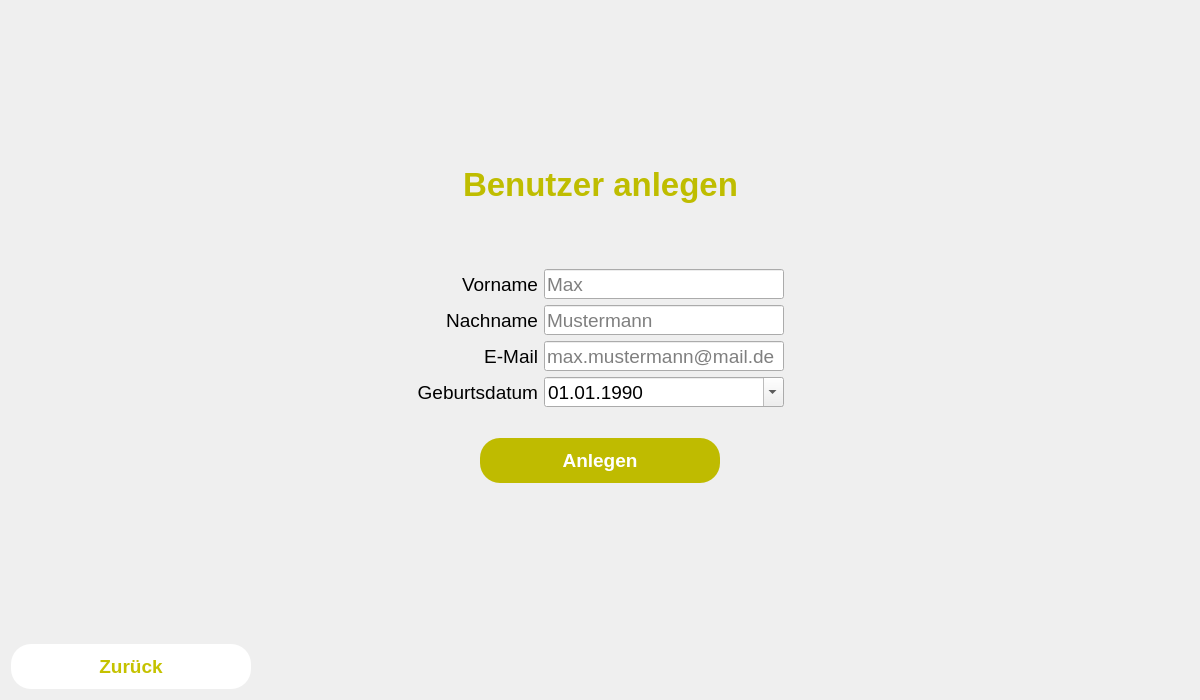
<?xml version="1.0" encoding="UTF-8"?>
<ui version="4.0">
 <class>CreateUserView</class>
 <widget class="QWidget" name="CreateUserView">
  <property name="geometry">
   <rect>
    <x>0</x>
    <y>0</y>
    <width>1200</width>
    <height>700</height>
   </rect>
  </property>
  <property name="windowTitle">
   <string>meinHaushalt</string>
  </property>
  <layout class="QVBoxLayout" name="verticalLayout_4">
   <item>
    <layout class="QVBoxLayout" name="verticalLayout_3">
     <item>
      <spacer name="verticalSpacer">
       <property name="orientation">
        <enum>Qt::Vertical</enum>
       </property>
       <property name="sizeHint" stdset="0">
        <size>
         <width>20</width>
         <height>40</height>
        </size>
       </property>
      </spacer>
     </item>
     <item>
      <layout class="QHBoxLayout" name="horizontalLayout_2">
       <item>
        <spacer name="horizontalSpacer_4">
         <property name="orientation">
          <enum>Qt::Horizontal</enum>
         </property>
         <property name="sizeHint" stdset="0">
          <size>
           <width>40</width>
           <height>20</height>
          </size>
         </property>
        </spacer>
       </item>
       <item>
        <widget class="QLabel" name="label">
         <property name="font">
          <font>
           <pointsize>25</pointsize>
           <weight>75</weight>
           <bold>true</bold>
          </font>
         </property>
         <property name="styleSheet">
          <string notr="true">QLabel {
color: rgb(191, 189, 0)
}</string>
         </property>
         <property name="text">
          <string>Benutzer anlegen</string>
         </property>
        </widget>
       </item>
       <item>
        <spacer name="horizontalSpacer_3">
         <property name="orientation">
          <enum>Qt::Horizontal</enum>
         </property>
         <property name="sizeHint" stdset="0">
          <size>
           <width>40</width>
           <height>20</height>
          </size>
         </property>
        </spacer>
       </item>
      </layout>
     </item>
     <item>
      <layout class="QHBoxLayout" name="horizontalLayout">
       <property name="topMargin">
        <number>60</number>
       </property>
       <item>
        <spacer name="horizontalSpacer">
         <property name="orientation">
          <enum>Qt::Horizontal</enum>
         </property>
         <property name="sizeHint" stdset="0">
          <size>
           <width>40</width>
           <height>20</height>
          </size>
         </property>
        </spacer>
       </item>
       <item>
        <layout class="QVBoxLayout" name="verticalLayout">
         <property name="spacing">
          <number>6</number>
         </property>
         <item>
          <widget class="QLabel" name="label_4">
           <property name="font">
            <font>
             <pointsize>14</pointsize>
            </font>
           </property>
           <property name="text">
            <string>Vorname</string>
           </property>
           <property name="alignment">
            <set>Qt::AlignRight|Qt::AlignTrailing|Qt::AlignVCenter</set>
           </property>
          </widget>
         </item>
         <item>
          <widget class="QLabel" name="label_5">
           <property name="font">
            <font>
             <pointsize>14</pointsize>
            </font>
           </property>
           <property name="text">
            <string>Nachname</string>
           </property>
           <property name="alignment">
            <set>Qt::AlignRight|Qt::AlignTrailing|Qt::AlignVCenter</set>
           </property>
          </widget>
         </item>
         <item>
          <widget class="QLabel" name="label_2">
           <property name="font">
            <font>
             <pointsize>14</pointsize>
            </font>
           </property>
           <property name="text">
            <string>E-Mail</string>
           </property>
           <property name="alignment">
            <set>Qt::AlignRight|Qt::AlignTrailing|Qt::AlignVCenter</set>
           </property>
          </widget>
         </item>
         <item>
          <widget class="QLabel" name="label_6">
           <property name="font">
            <font>
             <pointsize>14</pointsize>
            </font>
           </property>
           <property name="text">
            <string>Geburtsdatum</string>
           </property>
           <property name="alignment">
            <set>Qt::AlignRight|Qt::AlignTrailing|Qt::AlignVCenter</set>
           </property>
          </widget>
         </item>
        </layout>
       </item>
       <item>
        <layout class="QVBoxLayout" name="verticalLayout_2">
         <property name="spacing">
          <number>6</number>
         </property>
         <item>
          <widget class="QLineEdit" name="firstNameLine">
           <property name="minimumSize">
            <size>
             <width>240</width>
             <height>30</height>
            </size>
           </property>
           <property name="maximumSize">
            <size>
             <width>240</width>
             <height>30</height>
            </size>
           </property>
           <property name="font">
            <font>
             <pointsize>14</pointsize>
             <weight>50</weight>
             <bold>false</bold>
            </font>
           </property>
           <property name="text">
            <string/>
           </property>
           <property name="maxLength">
            <number>100</number>
           </property>
           <property name="frame">
            <bool>true</bool>
           </property>
           <property name="echoMode">
            <enum>QLineEdit::Normal</enum>
           </property>
           <property name="placeholderText">
            <string>Max</string>
           </property>
          </widget>
         </item>
         <item>
          <widget class="QLineEdit" name="lastNameLine">
           <property name="minimumSize">
            <size>
             <width>240</width>
             <height>30</height>
            </size>
           </property>
           <property name="maximumSize">
            <size>
             <width>240</width>
             <height>30</height>
            </size>
           </property>
           <property name="font">
            <font>
             <pointsize>14</pointsize>
             <weight>50</weight>
             <bold>false</bold>
            </font>
           </property>
           <property name="text">
            <string/>
           </property>
           <property name="maxLength">
            <number>100</number>
           </property>
           <property name="frame">
            <bool>true</bool>
           </property>
           <property name="echoMode">
            <enum>QLineEdit::Normal</enum>
           </property>
           <property name="placeholderText">
            <string>Mustermann</string>
           </property>
          </widget>
         </item>
         <item>
          <widget class="QLineEdit" name="emailLine">
           <property name="minimumSize">
            <size>
             <width>240</width>
             <height>30</height>
            </size>
           </property>
           <property name="maximumSize">
            <size>
             <width>240</width>
             <height>30</height>
            </size>
           </property>
           <property name="font">
            <font>
             <pointsize>14</pointsize>
             <weight>50</weight>
             <bold>false</bold>
            </font>
           </property>
           <property name="maxLength">
            <number>100</number>
           </property>
           <property name="frame">
            <bool>true</bool>
           </property>
           <property name="echoMode">
            <enum>QLineEdit::Normal</enum>
           </property>
           <property name="placeholderText">
            <string>max.mustermann@mail.de</string>
           </property>
          </widget>
         </item>
         <item>
          <widget class="QDateEdit" name="birthDate">
           <property name="sizePolicy">
            <sizepolicy hsizetype="Expanding" vsizetype="Fixed">
             <horstretch>0</horstretch>
             <verstretch>0</verstretch>
            </sizepolicy>
           </property>
           <property name="minimumSize">
            <size>
             <width>240</width>
             <height>30</height>
            </size>
           </property>
           <property name="maximumSize">
            <size>
             <width>240</width>
             <height>30</height>
            </size>
           </property>
           <property name="font">
            <font>
             <pointsize>14</pointsize>
            </font>
           </property>
           <property name="dateTime">
            <datetime>
             <hour>0</hour>
             <minute>0</minute>
             <second>0</second>
             <year>1990</year>
             <month>1</month>
             <day>1</day>
            </datetime>
           </property>
           <property name="displayFormat">
            <string>dd.MM.yyyy</string>
           </property>
           <property name="calendarPopup">
            <bool>true</bool>
           </property>
          </widget>
         </item>
        </layout>
       </item>
       <item>
        <spacer name="horizontalSpacer_2">
         <property name="orientation">
          <enum>Qt::Horizontal</enum>
         </property>
         <property name="sizeHint" stdset="0">
          <size>
           <width>40</width>
           <height>20</height>
          </size>
         </property>
        </spacer>
       </item>
      </layout>
     </item>
     <item>
      <layout class="QHBoxLayout" name="horizontalLayout_3">
       <property name="spacing">
        <number>6</number>
       </property>
       <property name="topMargin">
        <number>25</number>
       </property>
       <item>
        <spacer name="horizontalSpacer_5">
         <property name="orientation">
          <enum>Qt::Horizontal</enum>
         </property>
         <property name="sizeHint" stdset="0">
          <size>
           <width>40</width>
           <height>20</height>
          </size>
         </property>
        </spacer>
       </item>
       <item>
        <widget class="QPushButton" name="CreateButton">
         <property name="minimumSize">
          <size>
           <width>240</width>
           <height>45</height>
          </size>
         </property>
         <property name="maximumSize">
          <size>
           <width>240</width>
           <height>45</height>
          </size>
         </property>
         <property name="font">
          <font>
           <pointsize>14</pointsize>
           <weight>75</weight>
           <bold>true</bold>
          </font>
         </property>
         <property name="cursor">
          <cursorShape>PointingHandCursor</cursorShape>
         </property>
         <property name="styleSheet">
          <string notr="true">QPushButton {
color: white;
background-color: rgb(191, 187, 0); 
border-radius: 20px;
border-style: outset;
padding: 10px;
}

QPushButton:disabled {

}

QPushButton:hover {
background: qradialgradient(
cx: 0.3, cy: -0.4, fx: 0.3, fy: -0.4,
radius: 1.35, stop: 0 #fff, stop: 1 rgb(193, 189, 0)
);
}

QPushButton:pressed {
border-style: inset;
background: qradialgradient(
cx: 0.4, cy: -0.1, fx: 0.4, fy: -0.1,
radius: 1.35, stop: 0 #fff, stop: 1 #ddd
);
}

QPushButton:focus {
	border: none;
	outline: none;
}</string>
         </property>
         <property name="text">
          <string>Anlegen</string>
         </property>
        </widget>
       </item>
       <item>
        <spacer name="horizontalSpacer_6">
         <property name="orientation">
          <enum>Qt::Horizontal</enum>
         </property>
         <property name="sizeHint" stdset="0">
          <size>
           <width>40</width>
           <height>20</height>
          </size>
         </property>
        </spacer>
       </item>
      </layout>
     </item>
     <item>
      <spacer name="verticalSpacer_2">
       <property name="orientation">
        <enum>Qt::Vertical</enum>
       </property>
       <property name="sizeHint" stdset="0">
        <size>
         <width>20</width>
         <height>40</height>
        </size>
       </property>
      </spacer>
     </item>
     <item>
      <layout class="QHBoxLayout" name="horizontalLayout_4">
       <item>
        <widget class="QPushButton" name="BackButton">
         <property name="minimumSize">
          <size>
           <width>240</width>
           <height>45</height>
          </size>
         </property>
         <property name="maximumSize">
          <size>
           <width>240</width>
           <height>45</height>
          </size>
         </property>
         <property name="font">
          <font>
           <pointsize>14</pointsize>
           <weight>75</weight>
           <bold>true</bold>
          </font>
         </property>
         <property name="cursor">
          <cursorShape>PointingHandCursor</cursorShape>
         </property>
         <property name="styleSheet">
          <string notr="true">QPushButton {
color: rgb(197, 194, 0);
background-color: white; 
border-radius: 20px;
border-style: outset;
padding: 10px;
}

QPushButton:disabled {

}

QPushButton:hover {
background: qradialgradient(
cx: 0.3, cy: -0.4, fx: 0.3, fy: -0.4,
radius: 1.35, stop: 0 #fff, stop: 1 grey
);
}

QPushButton:pressed {
border-style: inset;
background: qradialgradient(
cx: 0.4, cy: -0.1, fx: 0.4, fy: -0.1,
radius: 1.35, stop: 0 #fff, stop: 1 #ddd
);
}

QPushButton:focus {
	border: none;
	outline: none;
}</string>
         </property>
         <property name="text">
          <string>Zurück</string>
         </property>
        </widget>
       </item>
       <item>
        <spacer name="horizontalSpacer_7">
         <property name="orientation">
          <enum>Qt::Horizontal</enum>
         </property>
         <property name="sizeHint" stdset="0">
          <size>
           <width>40</width>
           <height>20</height>
          </size>
         </property>
        </spacer>
       </item>
      </layout>
     </item>
    </layout>
   </item>
  </layout>
 </widget>
 <resources/>
 <connections/>
</ui>
